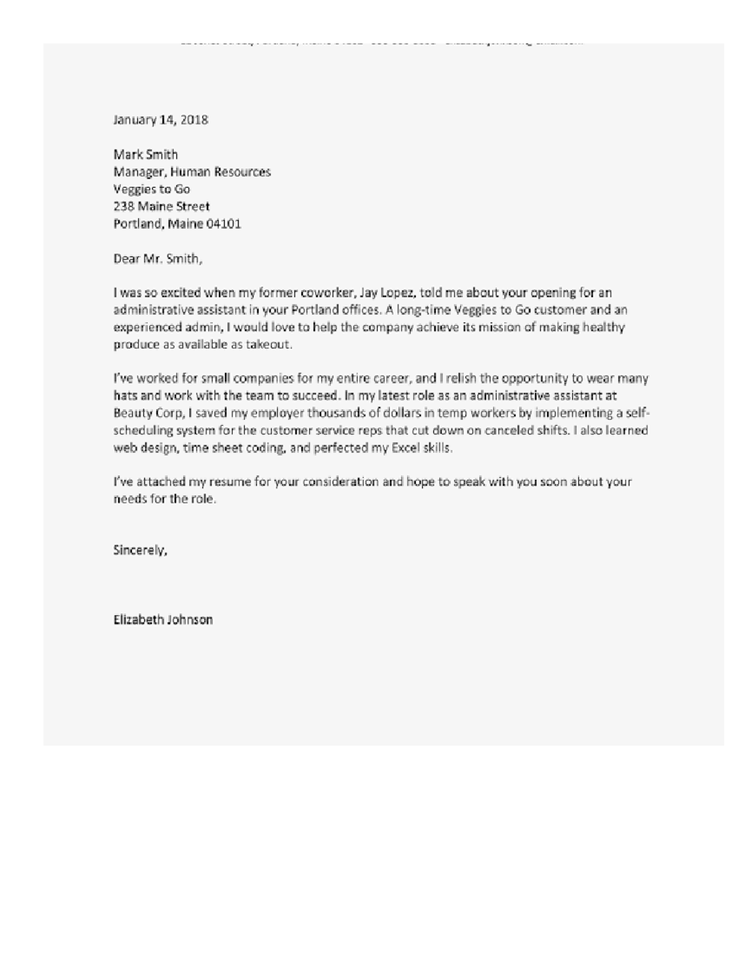
#> input picture data/letter.png, 738 x 956 px, shrunk from 1200 x 1553 before the run
$ jupyter execute --allow-errors ocr.ipynb
#> lines starting #> are read from the running program, lines starting #| are printed output that depends on the picture; after the words box and inside, x2 and y2 are one past the last pixel; in counts of white or black regions, pixels touching at a corner belong together
[cell 1]
import numpy as np
import cv2
import PIL
from PIL import Image
import pytesseract
from matplotlib import pyplot as plt

[cell 2]
image = "data/letter.png"
im = Image.open(image)
#> im is the input picture: PIL image 738x956 L; min 0, max 255, mean 244.5
im.rotate(90).show()
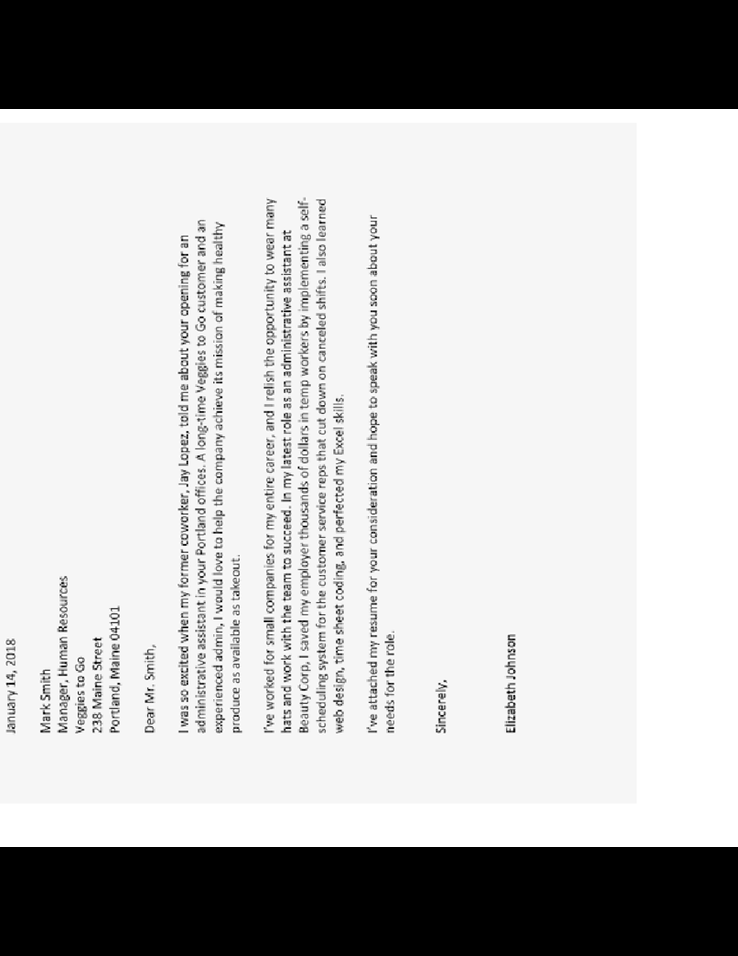
#> shown: PIL image 738x956 L; min 0, max 255, mean 187

[cell 3]
img = cv2.imread(image)
#> img: shape (956, 738, 3); min 0, max 255, mean 244.5
# cv2.imshow('Original Image',img)
# cv2.waitKey(100)

[cell 4]
def display(img_path):
#> called with img_path = 'data/letter.png'
    dpi = 80
    im_data = plt.imread(img_path)
#> im_data: shape (956, 738) float32; min 0, max 1, mean 0.959
    if im_data.ndim == 2:
        h,w = im_data.shape
#> h = 956; w = 738
        d = 1
    else:
        h,w,d = im_data.shape

    figisze = w/float(dpi), h/float(dpi)
#> figisze = (9.22, 11.95)

    fig = plt.figure(figsize=figisze)
    ax = fig.add_axes([0,0,1,1])

    ax.axis('off')

    ax.imshow(im_data, cmap='gray')
    plt.show()

[cell 5]
display(image)

## Inverted Image

[cell 6]
inverted = cv2.bitwise_not(img)
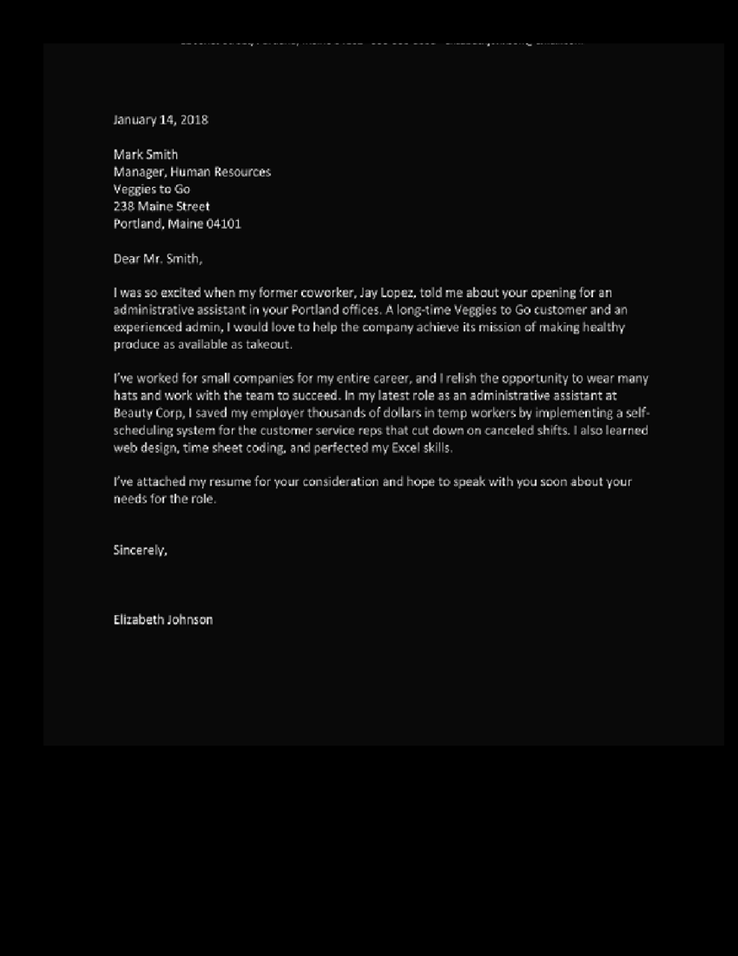
#> inverted: shape (956, 738, 3); min 0, max 255, mean 10.5
cv2.imwrite('temp/inverted.png', inverted)
display('temp/inverted.png')

## Binarization

[cell 7]
def grayscale(img_path):
    return cv2.cvtColor(img_path, cv2.COLOR_BGR2GRAY)

[cell 8]
gray_img = grayscale(img)
cv2.imwrite('temp/gray.png', gray_img)
#> Out = True

[cell 9]
display('temp/gray.png')

[cell 10]
thresh, i_bw = cv2.threshold(gray_img, 180, 220, cv2.THRESH_BINARY)
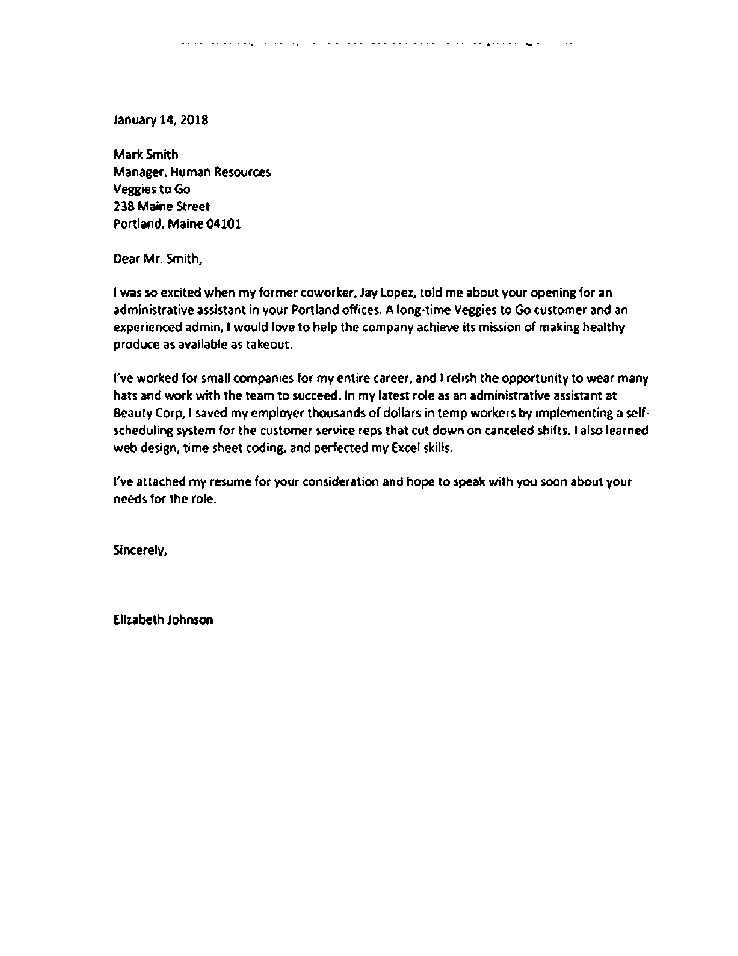
#> i_bw: shape (956, 738); values 0 (black) and 220 (white), 96.9% white; black in thin lines or dots, all inside (x1, y1, x2, y2) = (114, 43, 649, 625)
cv2.imwrite('temp/bw.png', i_bw)
#> Out = True

[cell 11]
display('temp/bw.png')

## Noise Removal

[cell 12]
def noise_removal(img):
    import numpy as np
    kernel = np.ones((1,1), np.uint8)
    image = cv2.dilate(img, kernel, iterations=1)
    kernel_2 = np.ones((3,3), np.uint8)
    image = cv2.erode(img, kernel, iterations=1)
    image = cv2.morphologyEx(image, cv2.MORPH_CLOSE, kernel)
    image = cv2.medianBlur(image,3)
    return(image)

[cell 13]
i_bw = cv2.imread('temp/bw.png')
no_noise = noise_removal(i_bw)
#> in noise_removal, `image = cv2.medianBlur(image,3)`: image: shape (956, 738, 3); values 0 (black) and 220 (white), 97.2% white; 516 black regions (195 under 20 px), largest, box (x1, y1, x2, y2) and area: (470, 391, 517, 400) 236, (173, 615, 213, 625) 220, (536, 409, 591, 419) 217
cv2.imwrite('temp/noise_remove.png', noise_removal(i_bw))
display('temp/noise_remove.png')

## Dilation / Erosion

[cell 14]
def erode_image(image):
    import numpy as np
    image = cv2.bitwise_not(image)
    kernel = np.ones((2,2), np.uint8)
    image = cv2.erode(image, kernel, iterations=1)
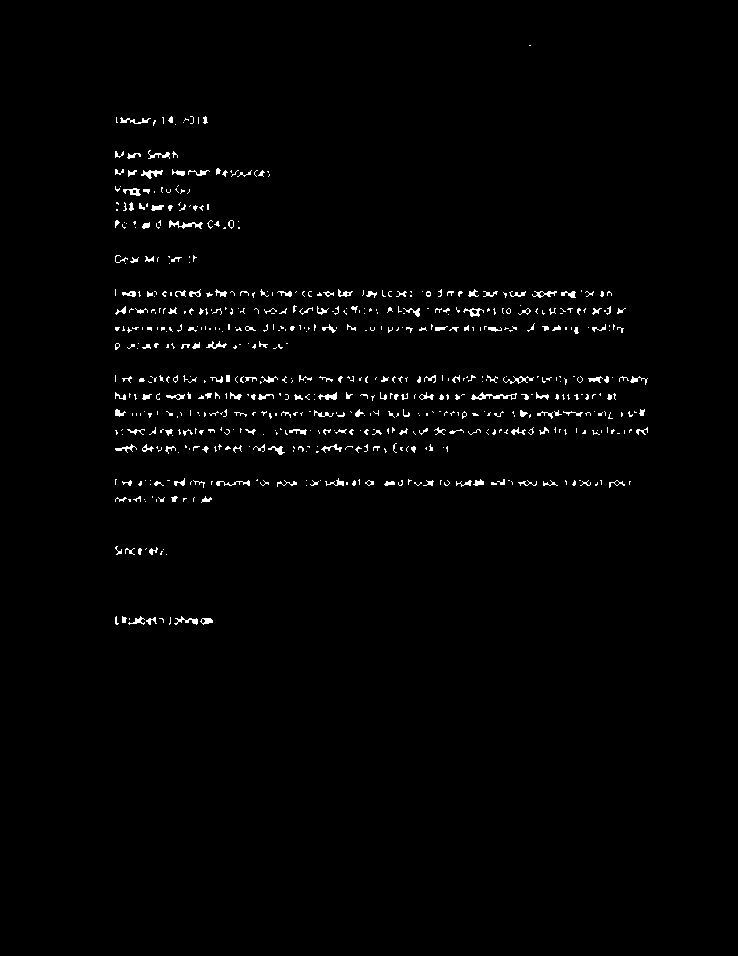
#> image: shape (956, 738, 3); values 35 (black) and 255 (white), 1.4% white in thin lines or dots, all inside (x1, y1, x2, y2) = (115, 45, 648, 625)
    image = cv2.bitwise_not(image)
    return (image)

[cell 15]
erored_img = erode_image(no_noise)
cv2.imwrite('temp/eroded_img.png', erored_img)
#> Out = True

[cell 16]
display('temp/eroded_img.png')

[cell 17]
def dilate_img(image):
    import numpy as np
    img = cv2.bitwise_not(image)
    kernel = np.array([[0,1,0],[1,0,1],[1,0,1]], np.uint8)
    img = cv2.dilate(img, kernel, iterations=1)
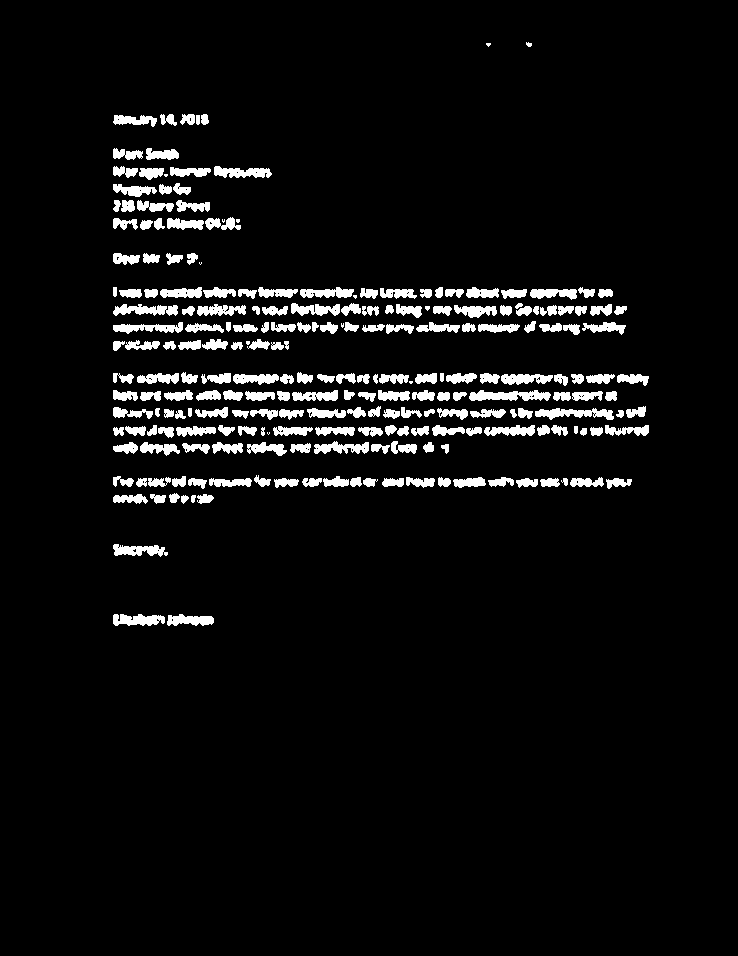
#> img: shape (956, 738, 3); values 35 (black) and 255 (white), 5.3% white; 232 white regions (11 under 20 px), largest, box (x1, y1, x2, y2) and area: (469, 390, 551, 401) 622, (535, 408, 614, 420) 553, (113, 304, 178, 316) 499
    img = cv2.bitwise_not(img)
    return(img)

[cell 18]
dilate_img = dilate_img(no_noise)
cv2.imwrite('temp/dilated_img.png', dilate_img)
#> Out = True

[cell 19]
display('temp/dilated_img.png')

## Remove border

[cell 20]
import cv2

def remove_border(image):
    # nếu ảnh có 3 kênh (màu), chuyển sang grayscale
    if len(image.shape) == 3:
        gray = cv2.cvtColor(image, cv2.COLOR_BGR2GRAY)
    else:
        gray = image

    # ngưỡng hóa để tạo ảnh nhị phân (bắt buộc)
    _, thresh = cv2.threshold(gray, 0, 255, cv2.THRESH_BINARY + cv2.THRESH_OTSU)

    # tìm contour
    contours, hierarchy = cv2.findContours(thresh, cv2.RETR_EXTERNAL, cv2.CHAIN_APPROX_SIMPLE)
#> contours = [[[0, 0], [0, 955], [737, 955], [737, 0]]]

    if len(contours) == 0:
        print("⚠️ Không tìm thấy contour nào.")
        return image

    # lấy contour lớn nhất
    cntsSorted = sorted(contours, key=lambda x: cv2.contourArea(x))
#> cntsSorted = [[[0, 0], [0, 955], [737, 955], [737, 0]]]
    cnt = cntsSorted[-1]
#> cnt = [[0, 0], [0, 955], [737, 955], [737, 0]]

    # xác định bounding box quanh contour lớn nhất
    x, y, w, h = cv2.boundingRect(cnt)
#> x = 0; y = 0; w = 738; h = 956

    # crop ảnh theo bounding box
    crop = image[y:y+h, x:x+w]

    return crop

[cell 21]
crop_img = remove_border(no_noise)
cv2.imwrite('temp/crop.png', crop_img)
#> Out = True

[cell 22]
display('temp/crop.png')

## Missing Border

[cell 23]
color = [255,255,255]
top, bottom, right, left = [150]*4
image_border = cv2.copyMakeBorder(crop_img, top, bottom, right, left, cv2.BORDER_CONSTANT, value=color)
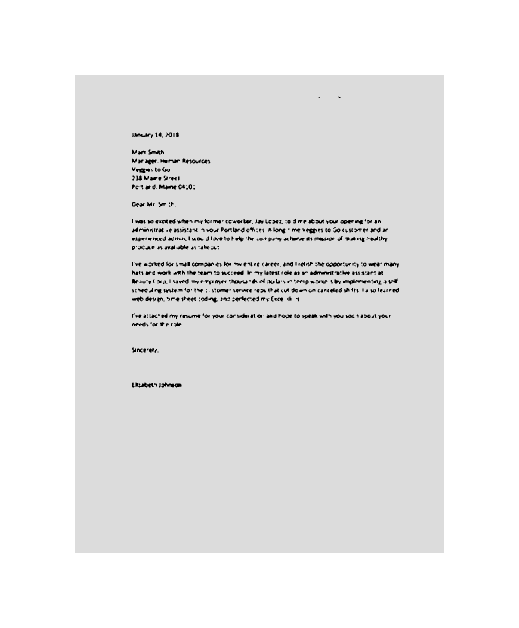
#> image_border: shape (1256, 1038, 3) (shown at 1/2 size); min 0, max 255, mean 232.7
cv2.imwrite('temp/border_img.png', image_border)
display('temp/border_img.png')
